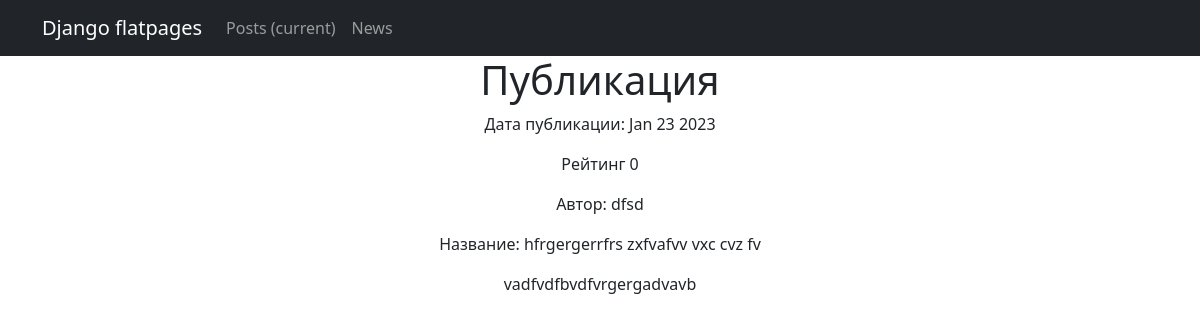
/posts/news/22, run on the app's committed database.
### news/models.py (models this page shows, shortened)
class Post(models.Model):
    article = models.CharField(max_length=200, unique=True)
    text = models.TextField()
    rating = models.IntegerField(default=0)
    is_news = models.BooleanField(default=True)
    create_time = models.DateTimeField(auto_now_add=True)
    author = models.ForeignKey("Author", on_delete=models.CASCADE)
    category = models.ManyToManyField("Category", through="PostCategory")

class Author(models.Model):
    user = models.OneToOneField(User, on_delete=models.CASCADE)
    rating = models.IntegerField(default=0, db_column='rating')
    category = models.ManyToManyField('Category', through='Subscribers')

### news/views.py (the view)
# urls.py: path('news/<int:pk>', PostDetail.as_view(), name = 'news_detail'),
class PostDetail(DetailView):
    model = Post
    template_name = 'post.html'
    context_object_name = 'post'

### news/templatetags/custom_filters.py (called while the page is built)
@register.filter()
def censor(value):
   answer = ''
   words = value.split()
   bad_words = ['бля', 'гандон', 'гнида', 'говно', 'дроч', 'еба', 'ёба', 'ёбн', 'ёбы', 'ёпт', 'жопа', 'залупа', 'конч', 'лох', 'мразь', 'мудак', 'мудач', 'педик', 'пидор', 'пидр', 'пизд', 'поскуд', 'сать', 'сосать', 'сука', 'уебан', 'хер', 'хуё', 'хует', 'хуит', 'хуй', 'хуя', 'шалава', 'шлюха']
   for word in words:
      check = word.lower()
      if check in bad_words:
         word = word.replace(word, "*" * len(word))
      answer = answer + ' ' + word
   return answer

### templates/post.html (shortened to what this page needs)
{% extends 'flatpages/default.html' %}
{% load custom_filters %}
{% block content %}
<div class="collapse navbar-collapse" id="navbarResponsive">
                    <ul class="navbar-nav ml-auto">
                        <li class="nav-item active">
                            <a class="nav-link" href="#">Posts
                                <span class="sr-only">(current)</span>
                            </a>
                        </li>
                        <li class="nav-item">
                            <a class="nav-link" href="/contacts/">News</a>
                    </ul>
                </div>
            </div>
        </nav>
<h1 style="text-align: center;">Публикация</h1>
               <p style="text-align: center;">
                   Дата публикации: {{ post.create_time|date:'M d Y'  }}</p>
               <p style="text-align: center;"> Рейтинг {{post.rating}}</p>
               <p style="text-align: center;"> Автор: {{post.author.user.username}}</p>
               <p style="text-align: center;">
                   Название: {{ post.article|censor }}</p>
               <p style="text-align: center;">{{ post.text|censor }}</p>
{% endblock content %}

### data on the page
Post: create_time "Jan 23 2023", rating "0", author.user.username "dfsd", article|censor "hfrgergerrfrs zxfvafvv vxc cvz fv", text|censor "vadfvdfbvdfvrgergadvavb"
